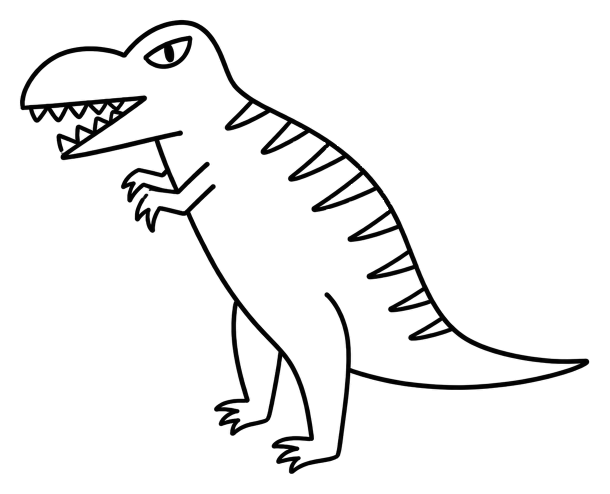
#> input picture 도안이미지/01-티라노.png, 1219 x 988 px (shown at 1/2 size)
$ python '만들기.py'
#> lines starting #> are read from the running program, lines starting #| are printed output that depends on the picture
#!/usr/bin/env python3
# -*- coding: utf-8 -*-
"""도안 나눔 공유페이지 생성기.

사용법:  python3 만들기.py     (또는 '페이지만들기.command' 더블클릭)

- 도안이미지/ 폴더에 있는 그림을 한 장씩 A4 페이지로 만들어 넣습니다.
- 옆에 있는 .MP4 영상을 '영상 보기' 칸에 넣습니다. (포스터/ 폴더의 같은 이름 jpg를 썸네일로 사용)
- 결과물: 공유페이지.html  (이미지가 파일 안에 들어있어서 이 파일 하나만 보내도 그림은 다 보입니다.
  영상까지 보이게 하려면 drawing 폴더를 통째로 공유하세요.)
"""

import base64
import html
import os
import re
import shutil
import subprocess
import tempfile
import unicodedata
from urllib.parse import quote

HERE = os.path.dirname(os.path.abspath(__file__))
IMG_DIR = os.path.join(HERE, "도안이미지")
VIDEO_DIR = os.path.join(HERE, "영상")
POSTER_DIR = os.path.join(HERE, "포스터")
OUT = os.path.join(HERE, "index.html")  # 웹에 올리려면 이름이 index.html 이어야 함

# 제목은 두 줄. 윗줄에 손그림 밑줄이 들어갑니다.
TITLE_TOP = "엄마가 먼저 찾는"
TITLE_MAIN = "럭키마미 그림 도안"
PAGE_TITLE = (TITLE_TOP + " " + TITLE_MAIN).replace("*", "")  # 브라우저 탭 이름
PAGE_SUB = ('<span class="cats">공룡 · 바다동물 · 중장비 · 긴급차량 · 도형</span>'
            "고민 없이 바로 출력해서 놀아주는 엄마표 그림놀이!<br>"
            "릴스 영상 보며 따라 그리면 더 재미있어요.")
# 섹션 제목 옆 작은 안내
VIDEO_HINT = "영상을 누르면 재생됩니다"

CREDIT = "@luckyyy.mommy"

# 링크를 카톡·DM·문자에 붙여넣었을 때 뜨는 미리보기.
# 표지 그림은 '표지만들기.py' 로 만듭니다 (og.png).
PAGE_URL = "https://luckyyymommy.com/drawing/"
OG_IMAGE = PAGE_URL + "og.png"
OG_VERSION = "3"   # 표지를 새로 만들면 이 숫자를 올리세요. 카톡이 옛 그림을 계속 물고 있습니다.
OG_DESC = ("공룡 · 바다동물 · 중장비 · 긴급차량 · 탈것 도안을 무료로 나눕니다. "
           "바로 출력해서 아이와 함께 그려보세요.")
# 맨 아래 저작권 문구. " | " 자리에서 줄이 바뀝니다.
COPYRIGHT = "ⓒ 2026 luckyyy.mommy. All rights reserved."
TERMS = ("도안은 마음껏 출력해서 아이와 즐겁게 사용해 주세요. | "
         "다만 파일을 재배포하거나 상업적으로 이용하는 것은 금지합니다.")
SHEET_CREDIT = "ⓒ luckyyy.mommy"   # 도안 A4 맨 아래에 작게 들어가는 한 줄
INSTAGRAM_URL = "https://www.instagram.com/luckyyy.mommy/"

# 맨 아래 '인증샷 보내주세요' 칸
FUNNEL_TITLE = "럭키마미 도안 200% 즐기는 방법!"
# " | " 를 넣은 자리에서 줄이 바뀝니다.
FUNNEL_STEPS = [
    "도안을 예쁘게 출력해서 아이와 함께 신나게 놀아주세요.",
    "아이가 완성한 작품이나 즐겁게 놀이하는 모습을 | 사진으로 남겨주세요.",
    "인스타그램 스토리에 @luckyyy.mommy 를 | 태그해서 자랑해 주세요!",
]
# 줄 단위로 적습니다. 좁은 화면에서는 한 줄씩 끊어서 보여줍니다.
FUNNEL_NOTE = [
    "보내주신 소중한 인증샷은",
    "다음 도안을 만드는 데 정말 큰 힘이 됩니다",
    "아이들과 함께한 따뜻한 순간들, 저도 같이 구경하러 갈게요!",
]

# 이모지 대신 직접 그린 픽토그램 (선 그림 톤에 맞춘 1.5px 라인)
ICONS = {
    "gift": ('<rect x="3.2" y="9.4" width="17.6" height="11.4" rx="2"/>'
             '<path d="M3.2 13.6h17.6M12 9.4v11.4"/>'
             '<path d="M12 9.4S9.6 9.3 8.2 8.6C7 8 6.9 6.5 7.8 5.8c1-.8 2.3-.2 3 1 .7 1.1 1.2 2.6 1.2 2.6Z"/>'
             '<path d="M12 9.4s2.4-.1 3.8-.8c1.2-.6 1.3-2.1.4-2.8-1-.8-2.3-.2-3 1-.7 1.1-1.2 2.6-1.2 2.6Z"/>'),
    "instagram": ('<rect x="3.4" y="3.4" width="17.2" height="17.2" rx="5"/>'
                  '<circle cx="12" cy="12" r="4.1"/>'
                  '<circle cx="17.1" cy="6.9" r="1.05" fill="currentColor" stroke="none"/>'),
    "share": ('<circle cx="17.8" cy="5.4" r="2.6"/><circle cx="6.2" cy="12" r="2.6"/>'
              '<circle cx="17.8" cy="18.6" r="2.6"/>'
              '<path d="M8.5 10.8 15.5 6.6M8.5 13.2 15.5 17.4"/>'),
    "heart": ('<path d="M12 20.3S3.7 15.1 3.7 9.4c0-2.5 2-4.4 4.3-4.4 1.8 0 3.2 1 4 2.3.8-1.3 2.2-2.3 4-2.3'
              ' 2.3 0 4.3 1.9 4.3 4.4 0 5.7-8.3 10.9-8.3 10.9Z"/>'),
}


def icon(name, size=22, cls="ico"):
    return ('<svg class="%s" width="%d" height="%d" viewBox="0 0 24 24" fill="none" '
            'stroke="currentColor" stroke-width="1.5" stroke-linecap="round" '
            'stroke-linejoin="round" aria-hidden="true">%s</svg>'
            % (cls, size, size, ICONS[name]))

IMG_EXT = (".png", ".jpg", ".jpeg", ".webp", ".heic", ".heif", ".gif")
MAX_PX = 1800  # 긴 변 기준 리사이즈 (A4 출력에 충분)

# 도안 아래에 한글 제목과 함께 적을 영어 단어. (한글 제목 → 영어)
# 여기에 없는 도안은 한글 제목만 나옵니다.
ENGLISH = {
    "티라노사우루스": "Tyrannosaurus",
    "브라키오사우루스": "Brachiosaurus",
    "스테고사우루스": "Stegosaurus",
    "트리케라톱스": "Triceratops",
    "안킬로사우루스": "Ankylosaurus",
    "파키케팔로사우루스": "Pachycephalosaurus",
    "프테라노돈": "Pteranodon",
    "고래": "Whale",
    "상어": "Shark",
    "문어": "Octopus",
    "가오리": "Stingray",
    "물개": "Seal",
    "포크레인": "Excavator",
    "불도저": "Bulldozer",
    "덤프트럭": "Dump Truck",
    "래미콘": "Concrete Mixer",
    "경찰차": "Police Car",
    "구급차": "Ambulance",
    "소방차": "Fire Truck",
    "기차": "Train",
    "배": "Ship",
    "비행기": "Airplane",
    "자전거": "Bicycle",
}

# 도안을 묶어서 보여줄 섹션. 위에서부터 이 순서로 나옵니다.
# 목록에 없는 도안은 맨 아래 '그 밖에' 로 모입니다.
SECTIONS = [
    ("공룡", ["티라노사우루스", "브라키오사우루스", "스테고사우루스", "트리케라톱스",
             "안킬로사우루스", "파키케팔로사우루스", "프테라노돈"]),
    ("바다동물", ["고래", "상어", "문어", "가오리", "물개"]),
    ("중장비", ["포크레인", "불도저", "덤프트럭", "래미콘"]),
    ("긴급차량", ["경찰차", "구급차", "소방차"]),
    ("탈것", ["기차", "배", "비행기", "자전거"]),
]

# 영상 노출 순서와 제목. (파일명 → 화면에 보일 제목)
# 영상을 추가하면 여기에 한 줄만 넣으면 됩니다. 없으면 파일명이 그대로 제목이 돼요.
VIDEO_LABEL = {
    "dino-1": "공룡 그리기 1탄",
    "dino-2": "공룡 그리기 2탄",
    "sea": "바다동물 그리기",
    "machine": "중장비 그리기",
    "emergency": "경찰차 · 구급차 · 소방차",
    "shapes": "도형으로 그리기",
    # 원본 한글 파일명을 쓸 때를 위한 대비
    "공룡1": "공룡 그리기 1탄", "공룡2": "공룡 그리기 2탄",
    "바다동물": "바다동물 그리기", "중장비": "중장비 그리기",
    "경찰차소방차": "경찰차 · 구급차 · 소방차", "도형": "도형으로 그리기",
}
VIDEO_ORDER = ["dino-1", "dino-2", "sea", "machine", "emergency", "shapes",
               "공룡1", "공룡2", "바다동물", "중장비", "경찰차소방차", "도형"]

# 영상별 인스타 릴스 주소. 적어두면 영상 아래 '릴스 보기' 버튼이 생깁니다.
# 주소를 안 적은 영상은 버튼이 안 나옵니다.
VIDEO_LINK = {
    "dino-1":    "https://www.instagram.com/reel/DNxtkn05rvV/",   # 공룡 그리기 1탄
    "dino-2":    "https://www.instagram.com/reel/DQZEiuwkq7h/",   # 공룡 그리기 2탄
    "sea":       "https://www.instagram.com/reel/DOIWJc1Ew9D/",   # 바다동물 그리기
    "machine":   "https://www.instagram.com/reel/DNPpf1bz_v-/",   # 중장비 그리기
    "emergency": "https://www.instagram.com/reel/DNfq3f4TeqT/",   # 경찰차 · 구급차 · 소방차
    "shapes":    "https://www.instagram.com/reel/DOf3FNkE4g8/",   # 도형으로 그리기
}

# 같은 그림을 천천히 그리는 영상 주소. 적어두면 '천천히버전 영상 보기' 버튼이 하나 더 생깁니다.
VIDEO_SLOW = {
    "dino-1":    "https://www.instagram.com/p/DNzvUwxZoUP/",      # 공룡 그리기 1탄
    "dino-2":    "https://www.instagram.com/p/DQfid8aEz4I/",      # 공룡 그리기 2탄
    "sea":       "https://www.instagram.com/p/DOK2rhrk-59/",      # 바다동물 그리기
    "machine":   "https://www.instagram.com/p/DNQOlb-ztGO/",      # 중장비 그리기
    "emergency": "https://www.instagram.com/p/DNhe0I3zvBv/",      # 경찰차 · 구급차 · 소방차
    "shapes":    "https://www.instagram.com/p/DOkYFAgk7vz/",      # 도형 · 탈것
}


def nfc(s):
    """맥은 파일명을 자모 분리(NFD)로 돌려줘서, 비교/표시 전에 합쳐준다."""
    return unicodedata.normalize("NFC", s)


def natural_key(name):
    return [int(t) if t.isdigit() else t.lower()
            for t in re.split(r"(\d+)", nfc(name))]


def pretty_title(filename):
    stem = nfc(os.path.splitext(filename)[0])
    stem = re.sub(r"^\s*\d+\s*[-_.)]\s*", "", stem)  # "01-공룡" -> "공룡"
    return stem.strip() or os.path.splitext(filename)[0]


def data_uri(path):
    ext = os.path.splitext(path)[1].lower()
    mime = {
        ".png": "image/png", ".jpg": "image/jpeg", ".jpeg": "image/jpeg",
        ".webp": "image/webp", ".gif": "image/gif",
    }.get(ext, "image/jpeg")
    with open(path, "rb") as f:
        return "data:%s;base64,%s" % (mime, base64.b64encode(f.read()).decode("ascii"))


# [34 lines left out: functions long_side, web_copy, not called in this run]


def a4_font(size, bold=False):
#> called with size = 85, bold = True
    from PIL import ImageFont
    for path, idx in (("/System/Library/Fonts/AppleSDGothicNeo.ttc", 3 if bold else 0),
                      ("/System/Library/Fonts/Supplemental/AppleGothic.ttf", 0)):
        try:
            return ImageFont.truetype(path, size, index=idx)
        except Exception:
            continue
    return None


def compose_a4(src, ko, en, out_path):
    """그림 위 · 한글/영문 제목 아래로 A4 한 장을 만들어 저장한다.

    화면에 보이는 것과 받는 파일이 같아야 해서, 웹에서 글씨를 얹지 않고
    이미지 자체에 구워 넣는다. (휴대폰에서 사진으로 저장해도 제목이 남는다)
    """
    from PIL import Image, ImageDraw

    W, H = 1240, 1754                       # A4 150dpi
    mx, mtop, mbot = 87, 123, 62
    cw = W - mx * 2
    ko_px, en_px, cr_px = int(cw * .08), int(cw * .05), int(cw * .019)
    f_ko, f_en, f_cr = a4_font(ko_px, True), a4_font(en_px), a4_font(cr_px)
    if not f_ko:
        return False

    sheet = Image.new("L", (W, H), 255)
#> sheet: PIL image 1240x1754 L; every value is 255
    d = ImageDraw.Draw(sheet)

    def line_h(font, text):
#> called with text = '티라노'
        b = d.textbbox((0, 0), text or "가", font=font)
#> b = (0, 19, 153, 94)
        return b[3] - b[1]

    cap_top_gap, ko_en_gap, cr_gap = int(cw * .05), int(cw * .016), int(cw * .035)
    h_ko = line_h(f_ko, ko)
#> h_ko = 75
    h_en = line_h(f_en, en) if en else 0
    h_cr = line_h(f_cr, SHEET_CREDIT)
#> h_cr = 19
    cap_h = (cap_top_gap + h_ko + (ko_en_gap + h_en if en else 0) + cr_gap + h_cr)
#> cap_h = 184

    art = Image.open(src).convert("L")
#> art is the input picture: PIL image 1219x988 L; min 0, max 255, mean 240.9
    box_w, box_h = cw, H - mtop - mbot - cap_h
#> box_w = 1066; box_h = 1385
    k = min(box_w / art.width, box_h / art.height)
#> k = 0.874
    art = art.resize((max(1, int(art.width * k)), max(1, int(art.height * k))),
                     Image.LANCZOS)
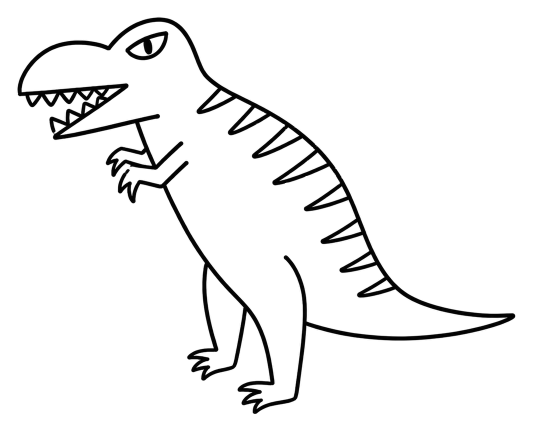
#> art: PIL image 1066x863 L (shown at 1/2 size); min 0, max 255, mean 240.9
    sheet.paste(art, (mx + (box_w - art.width) // 2,
                      mtop + (box_h - art.height) // 2))
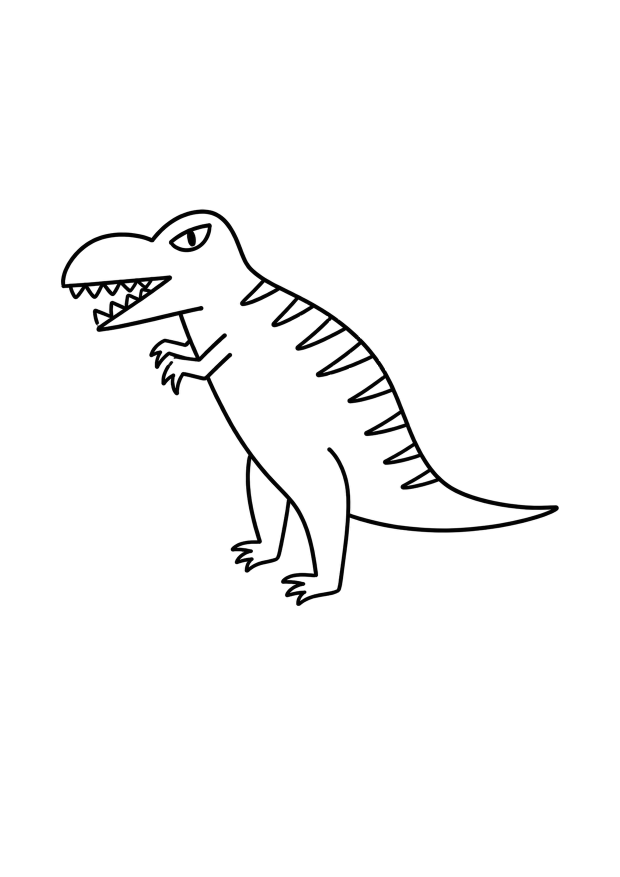
#> sheet: PIL image 1240x1754 L (shown at 1/2 size); min 0, max 255, mean 249

    y = mtop + box_h + cap_top_gap
#> y = 1561
#> (the rest of the program and of its run is left out)
